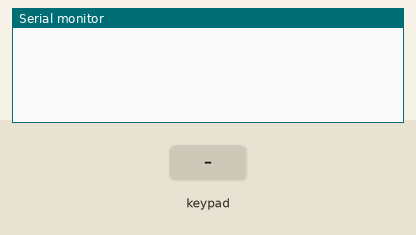
Bench run of a sketch on a simulated Arduino Uno, built with avr-gcc and run on an emulated ATmega328P. On the bench: the last lines printed to the serial monitor. The test bench sets the inputs (shaded band).

Above: at 1.4 s.
1.5 s: key '1' pressed
At 2.7 s:
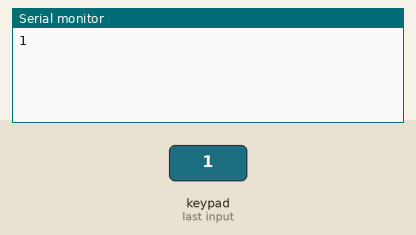
3.0 s: keypad keys 9 8 7 6 # pressed 0.444 s apart
At 7.8 s:
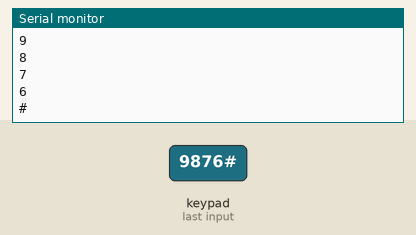
8.1 s: key 'A' pressed
At 9.3 s:
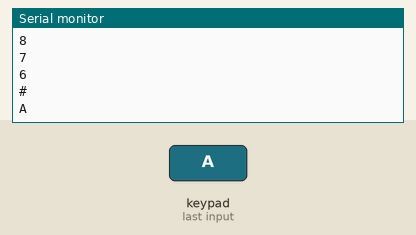
9.6 s: keypad keys 9 8 7 6 * pressed 0.444 s apart
At 14.4 s:
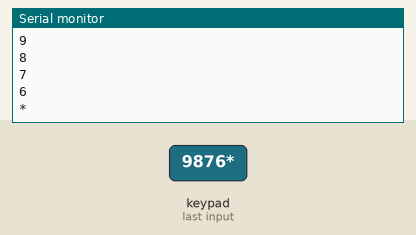
14.7 s: key 'B' pressed
At 15.8 s:
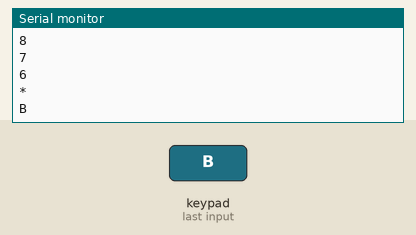
16.2 s: keypad keys 9 8 7 6 D pressed 0.444 s apart
At 21.2 s:
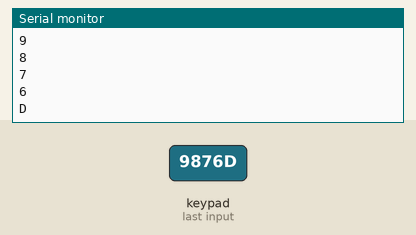
Timing chart, 0 to 22.3 s (numbered marks = the images above; inputs shaded):
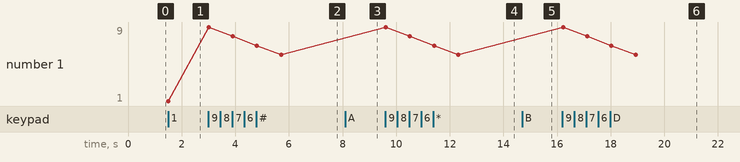

Measured:
- after the input at 1.5 s, the serial monitor: prints a new line at once (image 1)
- after the input at 3.0 s, the serial monitor: prints a new line at once (image 2)
- after the input at 8.1 s, the serial monitor: prints a new line at once (image 3)
- after the input at 9.6 s, the serial monitor: prints a new line at once (image 4)
- after the input at 14.7 s, the serial monitor: prints a new line at once (image 5)
- after the input at 16.2 s, the serial monitor: prints a new line at once (image 6)
- plotted number 1: 1 → 6 after the input at 3.0 s

The sketch:

sketch.ino
```cpp
/*
 * https://github.com/chauhannaman98/Using-4-4-Keypad-With-Arduino
 *
 * Source_Code.ino
 *
 * Created: July 29,2017
 * Author : Naman Chauhan
 */

#include <Keypad.h>

const byte numRows= 4; //number of rows on the keypad
const byte numCols= 4; //number of columns on the keypad

/*keymap defines the key pressed according to the row and columns just as appears on the keypad*/
char keymap[numRows][numCols]=
{
{'1', '2', '3', 'A'},
{'4', '5', '6', 'B'},
{'7', '8', '9', 'C'},
{'*', '0', '#', 'D'}
};

//Code that shows the the keypad connections to the arduino terminals
byte rowPins[numRows] = {'9','8','7','6'}; //Rows 0 to 3
byte colPins[numCols]= {'5','4','3','2'}; //Columns 0 to 3

//initializes an instance of the Keypad class
Keypad myKeypad= Keypad(makeKeymap(keymap), rowPins, colPins, numRows, numCols);

void setup()
{
  Serial.begin(9600);
}

//If key is pressed, this key is stored in keypressed variable
//If key is not equal to NO_KEY, then this key is printed out
//if count=17, then count is reset back to 0 (this means no key is pressed during the whole keypad scan process
void loop()
{
  char keypressed = myKeypad.getKey();
  if (keypressed != NO_KEY)
    {
      Serial.println(keypressed);
    }
    delay(300);
}
```
